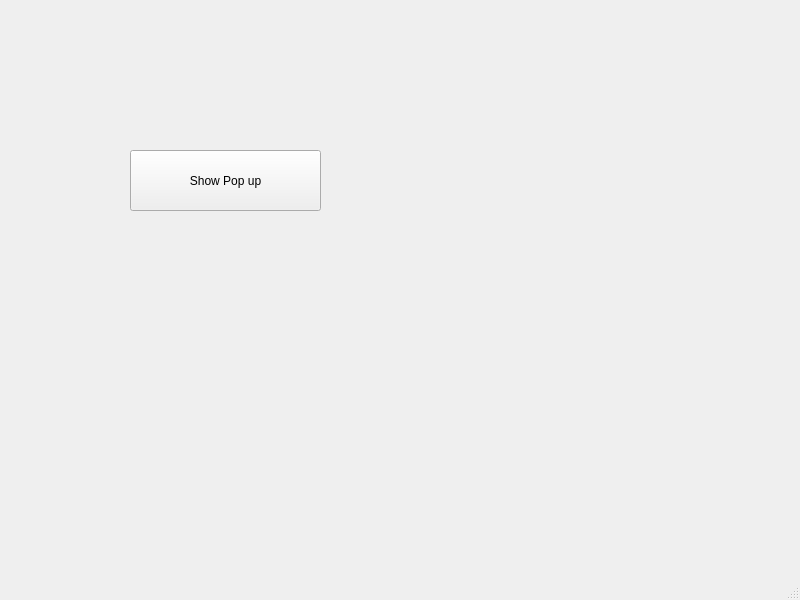
<?xml version="1.0" encoding="UTF-8"?>
<ui version="4.0">
 <class>MainWindow</class>
 <widget class="QMainWindow" name="MainWindow">
  <property name="geometry">
   <rect>
    <x>0</x>
    <y>0</y>
    <width>800</width>
    <height>600</height>
   </rect>
  </property>
  <property name="windowTitle">
   <string>MainWindow</string>
  </property>
  <widget class="QWidget" name="centralwidget">
   <widget class="QPushButton" name="pushButton">
    <property name="geometry">
     <rect>
      <x>130</x>
      <y>150</y>
      <width>191</width>
      <height>61</height>
     </rect>
    </property>
    <property name="text">
     <string>Show Pop up</string>
    </property>
   </widget>
  </widget>
  <widget class="QMenuBar" name="menubar">
   <property name="geometry">
    <rect>
     <x>0</x>
     <y>0</y>
     <width>800</width>
     <height>22</height>
    </rect>
   </property>
  </widget>
  <widget class="QStatusBar" name="statusbar"/>
 </widget>
 <resources/>
 <connections/>
</ui>
